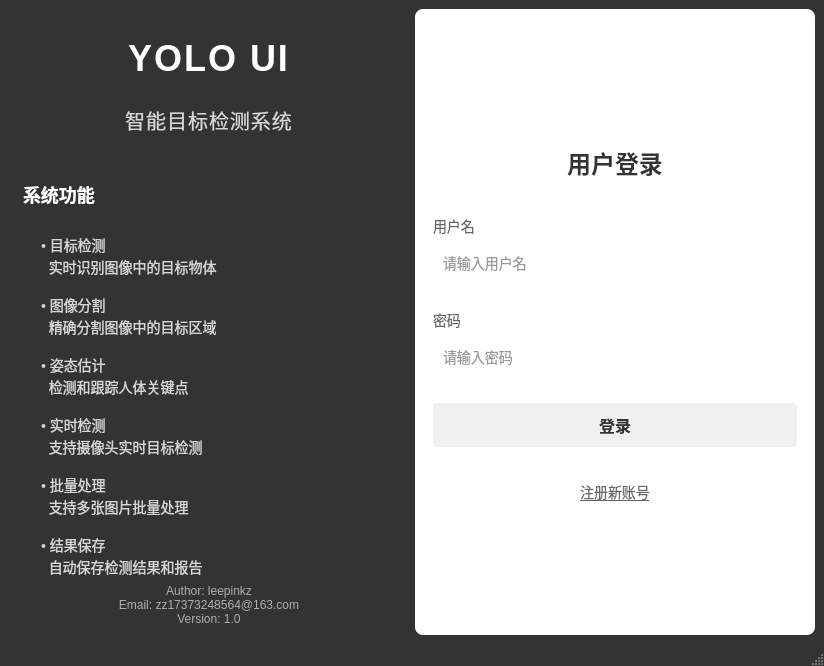
<?xml version="1.0" encoding="UTF-8"?>
<ui version="4.0">
 <class>LoginWindow</class>
 <widget class="QMainWindow" name="LoginWindow">
  <property name="geometry">
   <rect>
    <x>0</x>
    <y>0</y>
    <width>800</width>
    <height>600</height>
   </rect>
  </property>
  <property name="windowTitle">
   <string>YOLO UI - 登录</string>
  </property>
  <property name="styleSheet">
   <string notr="true">QMainWindow {
    background-color: #333333;
}
QWidget {
    font-family: "Microsoft YaHei";
    font-size: 12px;
}
QPushButton {
    background-color: #ffffff;
    color: #333333;
    border: 1px solid #e0e0e0;
    padding: 8px 16px;
    border-radius: 4px;
    min-width: 80px;
}
QPushButton:hover {
    background-color: #f0f0f0;
    border-color: #d0d0d0;
}
QLineEdit {
    padding: 8px;
    border: 1px solid #e0e0e0;
    border-radius: 4px;
    background-color: #ffffff;
    color: #333333;
}
QLineEdit:focus {
    border-color: #b0b0b0;
}
QLabel {
    color: #ffffff;
}
QFrame {
    background-color: #ffffff;
    border-radius: 8px;
    border: 1px solid #e0e0e0;
}</string>
  </property>
  <widget class="QWidget" name="centralwidget">
   <layout class="QHBoxLayout" name="horizontalLayout">
    <item>
     <widget class="QFrame" name="leftFrame">
      <property name="minimumSize">
       <size>
        <width>400</width>
        <height>0</height>
       </size>
      </property>
      <property name="styleSheet">
       <string notr="true">background-color: #333333;
border: none;
border-top-left-radius: 8px;
border-bottom-left-radius: 8px;</string>
      </property>
      <layout class="QVBoxLayout" name="verticalLayout_2">
       <item>
        <spacer name="verticalSpacer_5">
         <property name="orientation">
          <enum>Qt::Vertical</enum>
         </property>
         <property name="sizeHint" stdset="0">
          <size>
           <width>20</width>
           <height>40</height>
          </size>
         </property>
        </spacer>
       </item>
       <item>
        <widget class="QLabel" name="systemTitleLabel">
         <property name="text">
          <string>YOLO UI</string>
         </property>
         <property name="alignment">
          <set>Qt::AlignCenter</set>
         </property>
         <property name="styleSheet">
          <string notr="true">font-size: 36px;
font-weight: bold;
color: #ffffff;
margin: 20px;
letter-spacing: 2px;</string>
         </property>
        </widget>
       </item>
       <item>
        <widget class="QLabel" name="systemSubtitleLabel">
         <property name="text">
          <string>智能目标检测系统</string>
         </property>
         <property name="alignment">
          <set>Qt::AlignCenter</set>
         </property>
         <property name="styleSheet">
          <string notr="true">font-size: 20px;
color: rgba(255, 255, 255, 0.8);
margin-bottom: 40px;
letter-spacing: 1px;</string>
         </property>
        </widget>
       </item>
       <item>
        <widget class="QLabel" name="featuresTitleLabel">
         <property name="text">
          <string>系统功能</string>
         </property>
         <property name="styleSheet">
          <string notr="true">font-size: 18px;
font-weight: bold;
color: #ffffff;
margin-bottom: 20px;</string>
         </property>
        </widget>
       </item>
       <item>
        <widget class="QLabel" name="featuresLabel">
         <property name="text">
          <string>• 目标检测
  实时识别图像中的目标物体

• 图像分割
  精确分割图像中的目标区域

• 姿态估计
  检测和跟踪人体关键点

• 实时检测
  支持摄像头实时目标检测

• 批量处理
  支持多张图片批量处理

• 结果保存
  自动保存检测结果和报告</string>
         </property>
         <property name="alignment">
          <set>Qt::AlignLeft</set>
         </property>
         <property name="styleSheet">
          <string notr="true">font-size: 14px;
color: rgba(255, 255, 255, 0.8);
line-height: 2.0;
margin-left: 20px;
margin-right: 20px;</string>
         </property>
        </widget>
       </item>
       <item>
        <spacer name="verticalSpacer_6">
         <property name="orientation">
          <enum>Qt::Vertical</enum>
         </property>
         <property name="sizeHint" stdset="0">
          <size>
           <width>20</width>
           <height>40</height>
          </size>
         </property>
        </spacer>
       </item>
       <item>
        <widget class="QLabel" name="authorLabel">
         <property name="text">
          <string>Author: leepinkz
Email: zz17373248564@163.com
Version: 1.0</string>
         </property>
         <property name="alignment">
          <set>Qt::AlignCenter</set>
         </property>
         <property name="styleSheet">
          <string notr="true">font-size: 12px;
color: rgba(255, 255, 255, 0.6);</string>
         </property>
        </widget>
       </item>
      </layout>
     </widget>
    </item>
    <item>
     <widget class="QFrame" name="rightFrame">
      <property name="minimumSize">
       <size>
        <width>400</width>
        <height>0</height>
       </size>
      </property>
      <property name="styleSheet">
       <string notr="true">background-color: #ffffff;
border: none;
border-top-right-radius: 8px;
border-bottom-right-radius: 8px;</string>
      </property>
      <layout class="QVBoxLayout" name="verticalLayout">
       <item>
        <spacer name="verticalSpacer">
         <property name="orientation">
          <enum>Qt::Vertical</enum>
         </property>
         <property name="sizeHint" stdset="0">
          <size>
           <width>20</width>
           <height>40</height>
          </size>
         </property>
        </spacer>
       </item>
       <item>
        <widget class="QLabel" name="loginTitleLabel">
         <property name="text">
          <string>用户登录</string>
         </property>
         <property name="alignment">
          <set>Qt::AlignCenter</set>
         </property>
         <property name="styleSheet">
          <string notr="true">font-size: 24px;
font-weight: bold;
color: #333333;
margin: 20px;</string>
         </property>
        </widget>
       </item>
       <item>
        <widget class="QWidget" name="formWidget" native="true">
         <layout class="QVBoxLayout" name="formLayout">
          <item>
           <widget class="QLabel" name="usernameLabel">
            <property name="text">
             <string>用户名</string>
            </property>
            <property name="styleSheet">
             <string notr="true">font-size: 14px;
color: #666666;</string>
            </property>
           </widget>
          </item>
          <item>
           <widget class="QLineEdit" name="usernameEdit">
            <property name="minimumSize">
             <size>
              <width>0</width>
              <height>40</height>
             </size>
            </property>
            <property name="placeholderText">
             <string>请输入用户名</string>
            </property>
            <property name="styleSheet">
             <string notr="true">font-size: 14px;
color: #333333;</string>
            </property>
           </widget>
          </item>
          <item>
           <spacer name="verticalSpacer_2">
            <property name="orientation">
             <enum>Qt::Vertical</enum>
            </property>
            <property name="sizeHint" stdset="0">
             <size>
              <width>20</width>
              <height>20</height>
             </size>
            </property>
           </spacer>
          </item>
          <item>
           <widget class="QLabel" name="passwordLabel">
            <property name="text">
             <string>密码</string>
            </property>
            <property name="styleSheet">
             <string notr="true">font-size: 14px;
color: #666666;</string>
            </property>
           </widget>
          </item>
          <item>
           <widget class="QLineEdit" name="passwordEdit">
            <property name="minimumSize">
             <size>
              <width>0</width>
              <height>40</height>
             </size>
            </property>
            <property name="echoMode">
             <enum>QLineEdit::Password</enum>
            </property>
            <property name="placeholderText">
             <string>请输入密码</string>
            </property>
            <property name="styleSheet">
             <string notr="true">font-size: 14px;
color: #333333;</string>
            </property>
           </widget>
          </item>
          <item>
           <spacer name="verticalSpacer_3">
            <property name="orientation">
             <enum>Qt::Vertical</enum>
            </property>
            <property name="sizeHint" stdset="0">
             <size>
              <width>20</width>
              <height>20</height>
             </size>
            </property>
           </spacer>
          </item>
          <item>
           <widget class="QPushButton" name="loginButton">
            <property name="text">
             <string>登录</string>
            </property>
            <property name="minimumSize">
             <size>
              <width>0</width>
              <height>40</height>
             </size>
            </property>
            <property name="styleSheet">
             <string notr="true">font-size: 16px;
font-weight: bold;
padding: 10px;
background-color: #f0f0f0;
color: #333333;
border-radius: 4px;</string>
            </property>
           </widget>
          </item>
          <item>
           <spacer name="verticalSpacer_4">
            <property name="orientation">
             <enum>Qt::Vertical</enum>
            </property>
            <property name="sizeHint" stdset="0">
             <size>
              <width>20</width>
              <height>20</height>
             </size>
            </property>
           </spacer>
          </item>
          <item>
           <widget class="QPushButton" name="registerButton">
            <property name="text">
             <string>注册新账号</string>
            </property>
            <property name="styleSheet">
             <string notr="true">background-color: transparent;
color: #666666;
border: none;
text-decoration: underline;
font-size: 14px;</string>
            </property>
           </widget>
          </item>
         </layout>
        </widget>
       </item>
       <item>
        <spacer name="verticalSpacer_7">
         <property name="orientation">
          <enum>Qt::Vertical</enum>
         </property>
         <property name="sizeHint" stdset="0">
          <size>
           <width>20</width>
           <height>40</height>
          </size>
         </property>
        </spacer>
       </item>
      </layout>
     </widget>
    </item>
   </layout>
  </widget>
  <widget class="QStatusBar" name="statusbar"/>
 </widget>
 <resources/>
 <connections/>
</ui> 
